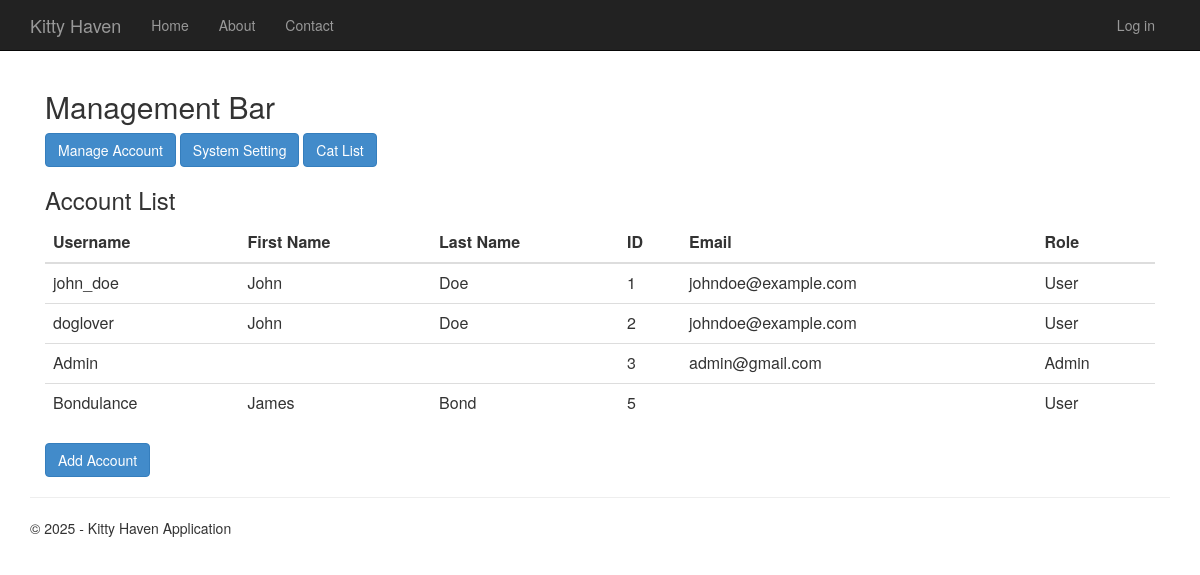
The page /menu on the database its author committed.
### app/models.py (models this page shows, shortened)
class Account(AbstractUser):
    RegistrationDate = models.DateField(auto_now_add=True)
    groups = models.ManyToManyField(Group, related_name="account_users", blank=True)
    user_permissions = models.ManyToManyField(Permission, related_name="account_users", blank=True)
    class Meta:
        app_label = "app"

### app/views.py (the view)
# urls.py: re_path(r'^menu$', main_views.menu, name='menu'),
def menu(request):
    if request.user.groups.filter(name="Medical Staff").exists():
        return redirect('medical_cat_list')  # Redirect Medical Staff
    if request.user.groups.filter(name="Caretaker").exists():
        return redirect('caretaker_duty_panel')  # Redirect Caretakers
    users = Account.objects.all()
    context = {
        'title': 'Main Menu',
        'year': datetime.now().year,
        'users': users,
        'user': request.user
    }
    return render(request, 'app/menu.html', context)

### app/templates/app/menu.html
﻿{% extends "app/layout.html" %}
{% block content %}
<div class="container border p-4">
    <h2 class="fw-bold border-bottom pb-2">Management Bar</h2>
    <div class="d-flex justify-content-between align-items-center mb-3">
        <div>
            <a href="{% url 'menu' %}" class="btn btn-primary">Manage Account</a>
            <a href="{% url 'system_settings' %}" class="btn btn-primary"> System Setting</a>
            <a href="{% url 'cat_list' %}" class="btn btn-primary"> Cat List</a>
        </div>
    </div>
    <h3 class="fw-bold">Account List</h3>
<div class="table-responsive">
    <table class="table">
    <thead>
        <tr>
            <th>Username</th>
            <th>First Name</th>
            <th>Last Name</th>
            <th>ID</th>
            <th>Email</th>
            <th>Role</th>
        </tr>
    </thead>
    <tbody>
        {% for user in users %}
        <tr>
        <td>{{user.username}}</td>
            <td>{{ user.first_name }}</td>
             <td>{{user.last_name}}</td>
            <td>{{ user.id }}</td>
            <td>{{ user.email }}</td>
            <td>{% if user.is_staff %} Admin {% else %} User {% endif %}</td>
        </tr>
        {% empty %}
        <tr>
            <td colspan="6" class="text-center">No users found</td>
        </tr>
        {% endfor %}
    </tbody>
</table>
</div>
    <div class="mt-3">
    <a href="{% url 'create_account' %}" class="btn btn-primary">Add Account</a>
</div>
</div>
{% endblock %}

### app/static/app/content/site.css (style rules this page uses)
body { padding-top: 50px; padding-bottom: 20px; }

### rows shown on the page
Account: username "john_doe", first_name "John", last_name "Doe", id "1", email "johndoe@example.com", is_staff "User"
Account: username "doglover", first_name "John", last_name "Doe", id "2", email "johndoe@example.com", is_staff "User"
Account: username "Admin", id "3", email "admin@gmail.com", is_staff "Admin"
Account: username "Bondulance", first_name "James", last_name "Bond", id "5", is_staff "User"
